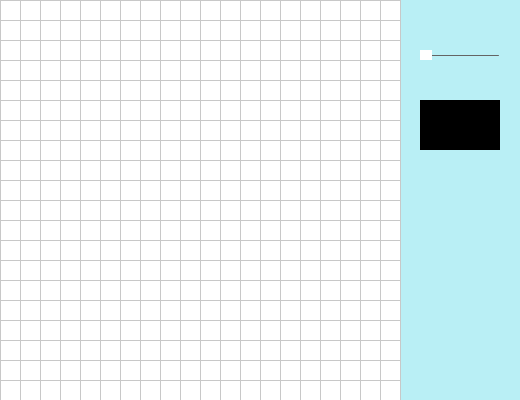
Frame 1 (no input)
Frame 60 (the mouse pressed at the canvas centre just before this capture): identical to frame 1, image omitted
Frame 120 (the mouse held since frame 60 and released just before this capture): identical to frame 1, image omitted

The Processing sketch that drew this single still picture (run headless with seeded random() and noise(); from frame 60 on, the mouse is pressed at the canvas centre):

// Processing sketch: processing_116212
// ── processing_116212.pde

//------ global variables--------//

int cols = 20;
int rows = 20;

float distance = 50; //distance of slider
boolean rollover = false;


float rw = 12;
float rh = 10; 


float sliderX = 420;
float sliderY; // slider's y 

float sliderStart = sliderX;
float sliderEnd = 500;
float offsetX = 0;


//is it being selected or dragged?
boolean draggingOn = false; 


//----Array----//

Grid[][] gridArray;



//----------------------------- setup

void setup() {
  size(520, 400);



  //add grid array
  gridArray = new Grid [cols][rows];
  for (int i = 0 ; i < cols ; i++) {
    for (int j = 0 ; j < rows; j++) {
      gridArray[i][j] = new Grid(i*20, j*20, 20, 20);
    }
  }
}

//----------------------------- draw

void draw() {

  background(#B9EFF5); // background color of toolbar
  display(50);
  mixingColors();

  //array grids
  for (int i = 0 ; i < cols; i++) {
    for (int j = 0 ; j < rows; j++) {
      gridArray[i][j].display();
    }
  }
}


void mousePressed() {

  for ( int i = 0 ; i < cols; i++) {
    for ( int j = 0 ; j < rows; j++) {
      gridArray[i][j].click(mouseX, mouseY);
      //color
    }
  }

  pressed(mouseX, mouseY);
}


void mouseReleased() {
  released();
}





//----------------------------- functions

void pressed( int mx, int my) {
  if ( mx > sliderX && mx < sliderX+ rw && my > sliderY && my < sliderY+rh) {
    draggingOn =! draggingOn;
    offsetX = sliderX- mx;
  }
}


void released() {
  draggingOn = false;
}



void display(float tempY) {

  sliderY = tempY;

  if (draggingOn) {
    sliderX = mouseX + offsetX;
  } 


  sliderX = constrain ( sliderX, sliderStart, sliderEnd - rw);



  //line for a slider
  stroke(100);
  strokeWeight(1);
  line(sliderStart, sliderY+rh/2, sliderEnd-2, sliderY+rh/2);

  if (draggingOn) {
    noStroke();
    fill(0);
  } 
  else {
    noStroke();
    fill(255);
  }

  rect(sliderX, sliderY, rw, rh);
}


void mixingColors() {
  float b = map(sliderX, sliderStart, sliderEnd-rw, 0, 255);
  fill(b);
  rect(sliderStart, 100, sliderEnd- sliderStart, 50);
}


class Grid {
  float x, y;
  float w, h;
  float myColor;

  //Grids starts with white
  boolean GridOn; 

  Grid(float tempX, float tempY, float tempW, float tempH) {
    x = tempX;
    y = tempY;
    w = tempW;
    h = tempH;


    GridOn = false; // grids always starts as off
  }




  void click( int mx, int my) {
    // check to see if a point is inside the rectangle
    if ( mx > x && mx < x+ w && my> y && my < y+h) {
      GridOn =! GridOn;
      myColor = map(sliderX, sliderStart, sliderEnd-rw, 0, 255);
    }
  }




  void display() {
    stroke(200);



    // the color changes based on the state of the button
    if (GridOn) {
      fill(myColor);
    } 
    else {
      fill(255);
    }
    rect(x, y, w, h );
  }
}
